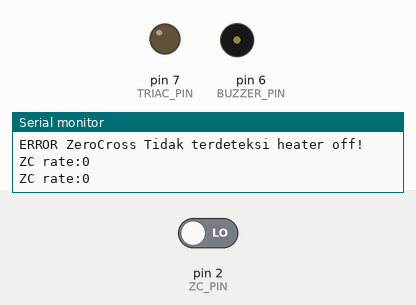
The program below on a simulated Arduino Nano, built with avr-gcc and run on an emulated ATmega328P. On the bench: output pins drawn as LEDs (lit = HIGH), buzzer (waves = sounding, pin HIGH), the last lines printed to the serial monitor. Inputs (shaded band) come from the test bench; at power-on: pin 2 (ZC_PIN) LOW.

Above: at 3.3 s.
3.4 s: pin 2 (ZC_PIN) driven HIGH
At 5.03 s:
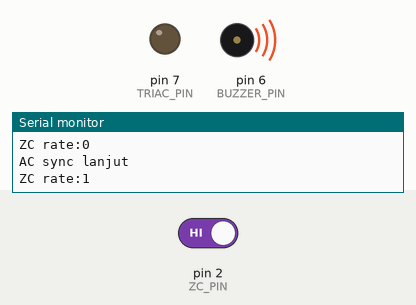
Timing chart, 0 to 6.8 s (numbered marks = the images above; inputs shaded):
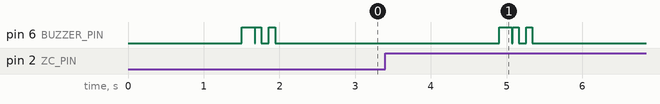

The program:

main.cpp
```cpp
#include <Arduino.h>
#include <avr/io.h>
#include <avr/interrupt.h>

const uint8_t ZC_PIN = 2; //zero crossing int0
const uint8_t TRIAC_PIN = 7; // heater
const uint8_t BUZZER_PIN = 6;

const uint8_t PERIOD = 100; //100half cycle
const uint32_t ZC_TIMEOUT = 1500;

volatile bool zc_flag = false;
volatile uint8_t zc_isr_count = 0;

uint8_t zc_cnt = 0;
uint32_t last_zc_time = 0;
bool zc_lost = false;

void ZeroCrossISR();
void handleHalfCycle();
void failedBeep();

void ZeroCrossISR() {
    zc_flag = true;
    zc_isr_count++;
}

void readTemp();

void setup() {
    Serial.begin(115200);
    pinMode(ZC_PIN, INPUT);
    pinMode(TRIAC_PIN, OUTPUT);
    pinMode(BUZZER_PIN, OUTPUT);
    digitalWrite(TRIAC_PIN, LOW);

    attachInterrupt(digitalPinToInterrupt(ZC_PIN), ZeroCrossISR, RISING);
    last_zc_time = millis();
    Serial.println("Hot Air Gun Controller");
    Serial.println("Waiting for AC sync...");
}

void loop() {
    if (zc_flag) {
        zc_flag = false;
        last_zc_time = millis();

        if (zc_lost) {
            zc_lost = false;
            zc_cnt=0;
            Serial.println("AC sync lanjut");
        }
        handleHalfCycle();
    }

    //zc wdt
    if (!zc_lost && (millis() - last_zc_time > ZC_TIMEOUT)) {
        zc_lost = true;
        zc_cnt = 0;
        digitalWrite(TRIAC_PIN, LOW);
        failedBeep();
        Serial.println("ERROR ZeroCross Tidak terdeteksi heater off!");
    }
    static uint32_t last_debug = 0;
    if (millis() - last_debug >=1000) {
        last_debug = millis();
        uint8_t count = zc_isr_count;
        zc_isr_count = 0;
        Serial.print("ZC rate:");
        Serial.println(count);
    }
}

void handleHalfCycle() {
    zc_cnt++;
    if (zc_cnt >= PERIOD) {
        zc_cnt = 0;
    }
}

void failedBeep(void) {
    digitalWrite(BUZZER_PIN, HIGH);
    delay(170);
    digitalWrite(BUZZER_PIN, LOW);
    delay(10);
    digitalWrite(BUZZER_PIN, HIGH);
    delay(80);
    digitalWrite(BUZZER_PIN, LOW);
    delay(100);
    digitalWrite(BUZZER_PIN, HIGH);
    delay(80);
    digitalWrite(BUZZER_PIN, LOW);
}
```

Measured:
- after the input at 3.4 s, pin 6 (BUZZER_PIN): goes HIGH 0.17 s, LOW 0.01 s, HIGH 0.08 s, LOW 0.10 s, HIGH 0.08 s, then LOW, starting after 1.5 s
